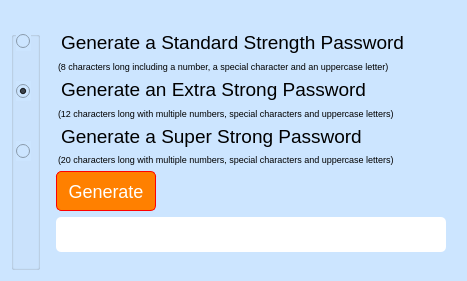
<?xml version="1.0" encoding="UTF-8"?>
<ui version="4.0">
 <class>Main</class>
 <widget class="QWidget" name="Main">
  <property name="geometry">
   <rect>
    <x>0</x>
    <y>0</y>
    <width>467</width>
    <height>281</height>
   </rect>
  </property>
  <property name="windowTitle">
   <string>Main</string>
  </property>
  <property name="styleSheet">
   <string notr="true">background-color: #CCE5FF;</string>
  </property>
  <layout class="QGridLayout" name="gridLayout">
   <item row="8" column="1" colspan="2">
    <widget class="QTextEdit" name="txt_result">
     <property name="maximumSize">
      <size>
       <width>16777215</width>
       <height>35</height>
      </size>
     </property>
     <property name="font">
      <font>
       <pointsize>11</pointsize>
      </font>
     </property>
     <property name="styleSheet">
      <string notr="true">background-color: #FFF; border-radius: 5px; border: 0px solid; margin: 0px 10px;</string>
     </property>
    </widget>
   </item>
   <item row="6" column="1" colspan="2">
    <widget class="QLabel" name="label_6">
     <property name="font">
      <font>
       <pointsize>7</pointsize>
      </font>
     </property>
     <property name="styleSheet">
      <string notr="true">border: 0px solid; margin: 0px 10px;</string>
     </property>
     <property name="text">
      <string>(20 characters long with multiple numbers, special characters and uppercase letters)</string>
     </property>
    </widget>
   </item>
   <item row="1" column="0" rowspan="9">
    <widget class="QGroupBox" name="groupBox">
     <property name="title">
      <string/>
     </property>
     <widget class="QRadioButton" name="rdb_3">
      <property name="geometry">
       <rect>
        <x>-10</x>
        <y>110</y>
        <width>30</width>
        <height>20</height>
       </rect>
      </property>
      <property name="maximumSize">
       <size>
        <width>30</width>
        <height>20</height>
       </size>
      </property>
      <property name="styleSheet">
       <string notr="true">margin-left: 15px;</string>
      </property>
      <property name="text">
       <string/>
      </property>
     </widget>
     <widget class="QRadioButton" name="rdb_2">
      <property name="geometry">
       <rect>
        <x>-10</x>
        <y>50</y>
        <width>30</width>
        <height>20</height>
       </rect>
      </property>
      <property name="maximumSize">
       <size>
        <width>30</width>
        <height>20</height>
       </size>
      </property>
      <property name="styleSheet">
       <string notr="true">margin-left: 15px;</string>
      </property>
      <property name="text">
       <string/>
      </property>
      <property name="checked">
       <bool>true</bool>
      </property>
     </widget>
     <widget class="QRadioButton" name="rdb_1">
      <property name="geometry">
       <rect>
        <x>-10</x>
        <y>0</y>
        <width>30</width>
        <height>20</height>
       </rect>
      </property>
      <property name="maximumSize">
       <size>
        <width>30</width>
        <height>20</height>
       </size>
      </property>
      <property name="styleSheet">
       <string notr="true">margin-left: 15px;</string>
      </property>
      <property name="text">
       <string/>
      </property>
     </widget>
    </widget>
   </item>
   <item row="1" column="1" colspan="2">
    <widget class="QLabel" name="label_3">
     <property name="font">
      <font>
       <pointsize>14</pointsize>
      </font>
     </property>
     <property name="styleSheet">
      <string notr="true">border: 0px solid; margin: 0px 10px;</string>
     </property>
     <property name="text">
      <string>Generate a Standard Strength Password</string>
     </property>
    </widget>
   </item>
   <item row="7" column="2">
    <spacer name="horizontalSpacer">
     <property name="orientation">
      <enum>Qt::Horizontal</enum>
     </property>
     <property name="sizeHint" stdset="0">
      <size>
       <width>40</width>
       <height>20</height>
      </size>
     </property>
    </spacer>
   </item>
   <item row="2" column="1" colspan="2">
    <widget class="QLabel" name="label_4">
     <property name="font">
      <font>
       <pointsize>7</pointsize>
      </font>
     </property>
     <property name="styleSheet">
      <string notr="true">border: 0px solid; margin: 0px 10px;</string>
     </property>
     <property name="text">
      <string>(8 characters long including a number, a special character and an uppercase letter)</string>
     </property>
    </widget>
   </item>
   <item row="7" column="1">
    <widget class="QPushButton" name="btn_generate">
     <property name="minimumSize">
      <size>
       <width>120</width>
       <height>40</height>
      </size>
     </property>
     <property name="styleSheet">
      <string notr="true">background-color: #FF8000; border-radius: 5px; color: #FFF; font-size: 18px; border: 1px solid #FF0000;  margin: 0px 10px;</string>
     </property>
     <property name="text">
      <string>Generate</string>
     </property>
    </widget>
   </item>
   <item row="5" column="1" colspan="2">
    <widget class="QLabel" name="label">
     <property name="maximumSize">
      <size>
       <width>16777215</width>
       <height>31</height>
      </size>
     </property>
     <property name="font">
      <font>
       <pointsize>14</pointsize>
       <weight>50</weight>
       <bold>false</bold>
      </font>
     </property>
     <property name="styleSheet">
      <string notr="true">border: 0px solid; margin: 0px 10px;</string>
     </property>
     <property name="text">
      <string>Generate a Super Strong Password</string>
     </property>
    </widget>
   </item>
   <item row="4" column="1" colspan="2">
    <widget class="QLabel" name="label_5">
     <property name="font">
      <font>
       <pointsize>7</pointsize>
      </font>
     </property>
     <property name="styleSheet">
      <string notr="true">border: 0px solid; margin: 0px 10px;</string>
     </property>
     <property name="text">
      <string>(12 characters long with multiple numbers, special characters and uppercase letters)</string>
     </property>
    </widget>
   </item>
   <item row="3" column="1" colspan="2">
    <widget class="QLabel" name="label_2">
     <property name="font">
      <font>
       <pointsize>14</pointsize>
      </font>
     </property>
     <property name="styleSheet">
      <string notr="true">border: 0px solid; margin: 0px 10px;</string>
     </property>
     <property name="text">
      <string>Generate an Extra Strong Password</string>
     </property>
    </widget>
   </item>
   <item row="0" column="0" colspan="3">
    <spacer name="horizontalSpacer_2">
     <property name="orientation">
      <enum>Qt::Horizontal</enum>
     </property>
     <property name="sizeHint" stdset="0">
      <size>
       <width>40</width>
       <height>20</height>
      </size>
     </property>
    </spacer>
   </item>
  </layout>
 </widget>
 <resources/>
 <connections/>
</ui>
